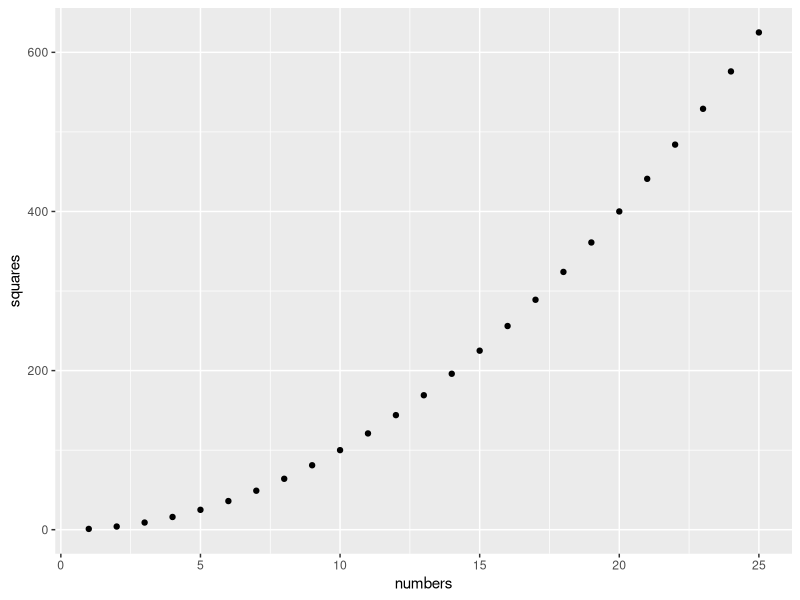
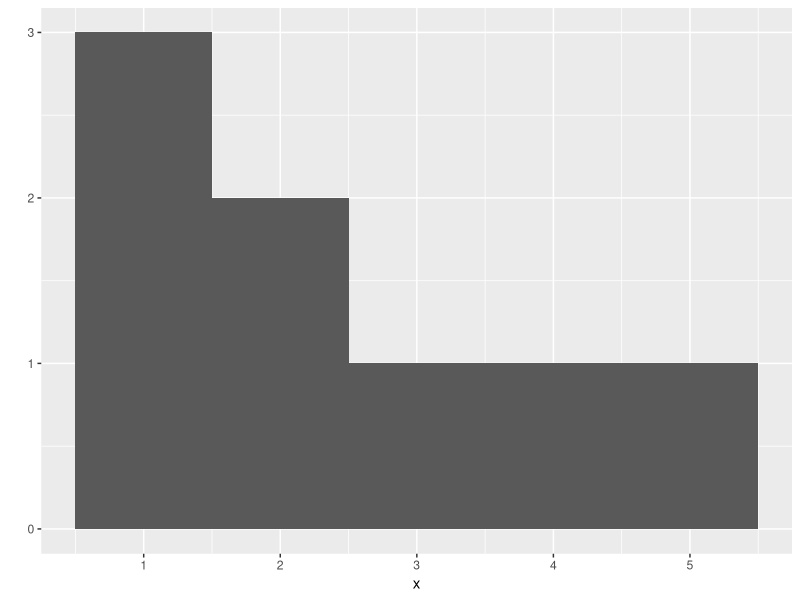
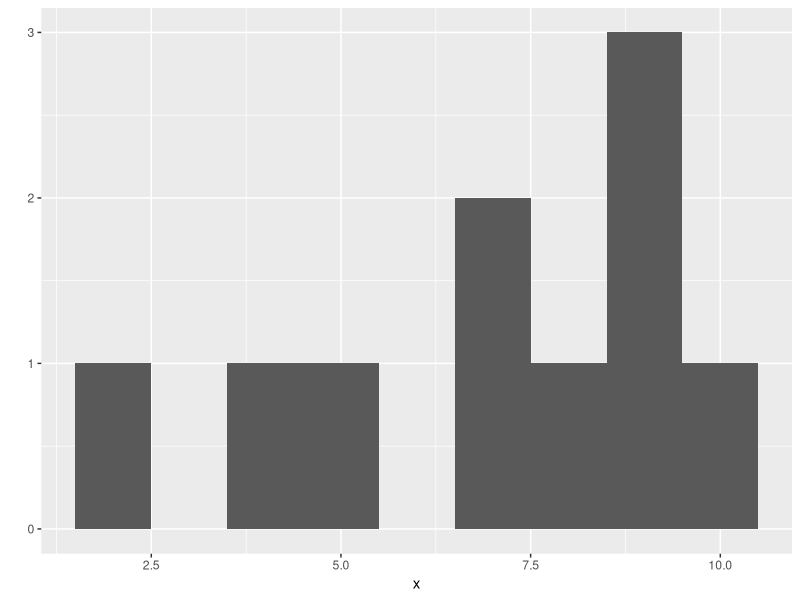
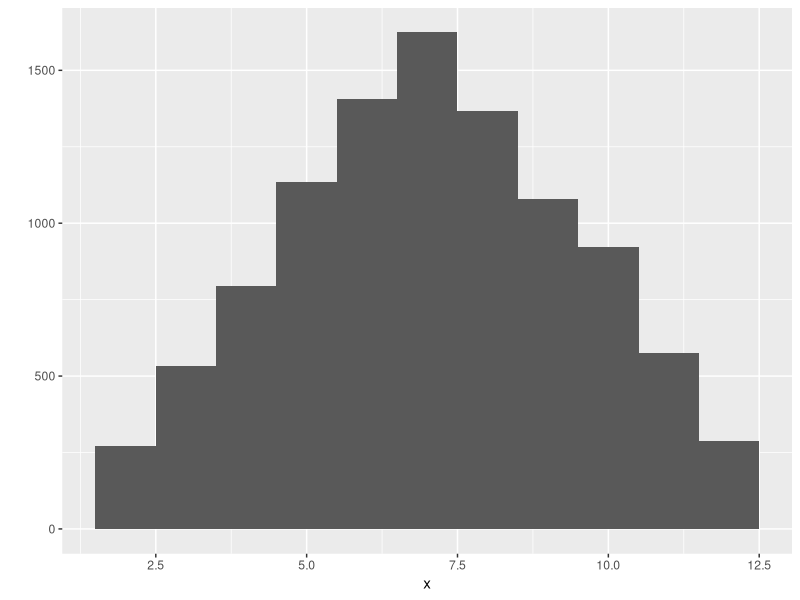
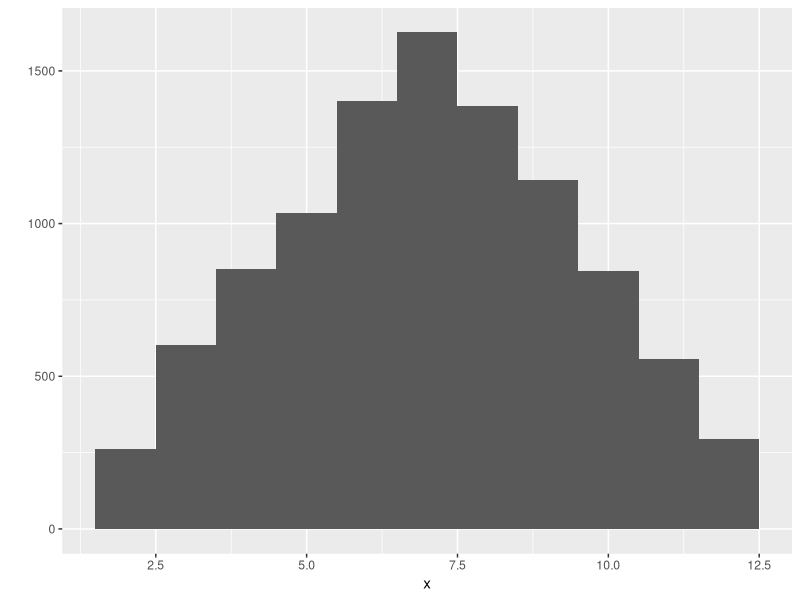
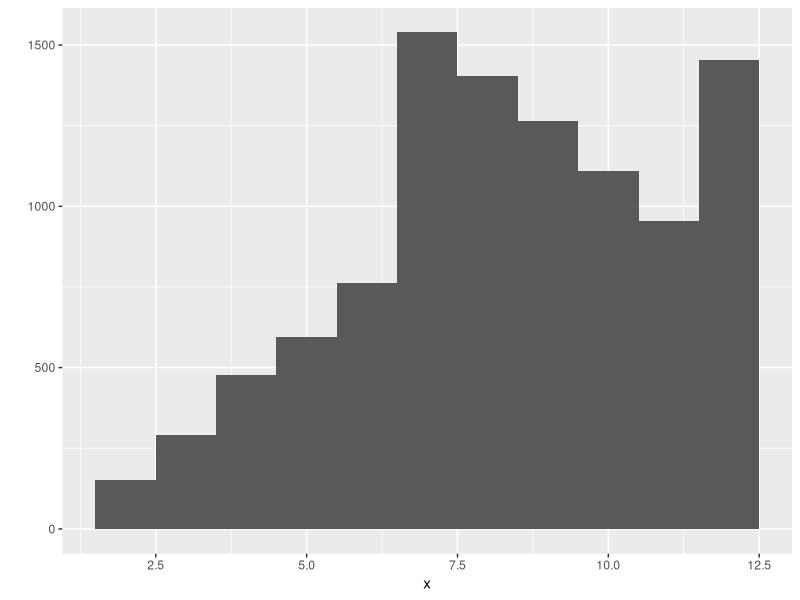

Write R code to recreate these figures, in order.
## ---- chunk 1
knitr::opts_chunk$set(echo = TRUE)
## ---- chunk 2
# install.packages("ggplot2")
## ---- chunk 3
library("ggplot2")
## ---- chunk 4
# scatterplot
numbers <- 1:25
squares <- numbers ^ 2

qplot(x = numbers, y = squares)
## ---- chunk 5
# histogram
x <- c(1, 1, 1, 2, 2, 5, 3, 4)
qplot(x, binwidth = 1)
## ---- chunk 6
roll <- function() {
  die <- 1:6
  dice <- sample(x = die, size = 2, replace = TRUE)
  sum(dice)
}
## ---- chunk 7
x <- replicate(n = 10, expr = roll())
qplot(x, binwidth = 1)

x <- replicate(n = 10000, expr = roll())
qplot(x, binwidth = 1)
## ---- chunk 8
weighted_roll <- function() {
  die <- 1:6
  
  dice <- sample(
    x = die,
    size = 2, 
    replace = TRUE,
    prob = c(0.1, 0.1, 0.1, 0.1, 0.1, 0.3)
  )
  
  sum(dice)
}
## ---- chunk 9
x <- replicate(n = 10000, expr = roll())
qplot(x, binwidth = 1)

x <- replicate(n = 10000, expr = weighted_roll())
qplot(x, binwidth = 1)
## ---- chunk 10
?round
